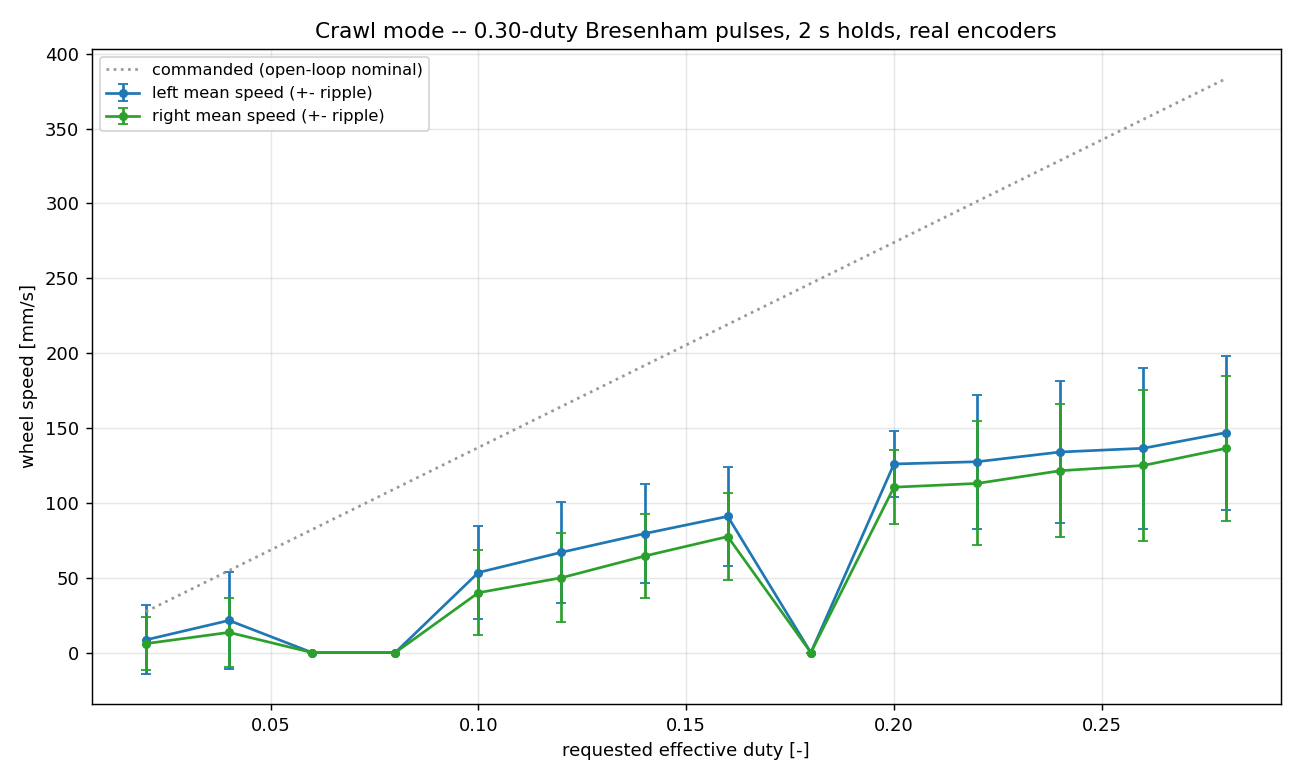

Generate this figure with Python:
#!/usr/bin/env python3
"""crawl_sweep.py -- characterize crawl mode: sub-breakaway wheel-speed
requests become fixed 0.30-duty pulses, Bresenham-dithered onboard so the
average duty matches the request. This sweep asks for effective duties
0.02..0.28, holds each 2 s (both wheels together), and measures achieved
mean speed and speed ripple from the encoders.

    uv run python src/tests/bench/crawl_sweep.py --port /dev/cu.usbmodem2121102
"""
from __future__ import annotations

import argparse
import statistics
import sys
import time

from robot_radio.io.serial_conn import SerialConnection
from robot_radio.robot.protocol import NezhaProtocol

DEFAULT_PORT = "/dev/cu.usbmodem2121102"
GAIN = 1370.0   # [mm/s per duty] firmware open-loop scale (commanded speed = duty*1370)
HOLD = 2.0      # [s] per level -- long enough to average many pulse cycles
REST = 0.6      # [s]
LEVELS = [round(0.02 * i, 2) for i in range(1, 15)]  # effective duty 0.02..0.28


def main() -> int:
    p = argparse.ArgumentParser(description=__doc__)
    p.add_argument("--port", default=DEFAULT_PORT)
    args = p.parse_args()

    conn = SerialConnection(port=args.port)
    conn.connect()
    proto = NezhaProtocol(conn)
    print("waiting out boot preamble...")
    time.sleep(6.0)
    # 125-005 (telemetry-emit-policy-rebuild-spec.md Part 7): under the new
    # kAuto default a parked robot emits nothing unsolicited -- and the
    # first level's own pre-move "anchor positions" poll below reads a
    # baseline frame before the run's first move_wheels(), on a robot that
    # has never moved. Without this, `start` stays None and the run crashes
    # computing `end.enc_left.position - start.enc_left.position`.
    proto.tlmOn()
    proto.read_pending_binary_tlm_frames()

    results = []  # (duty, meanSpeedL, rippleL, meanSpeedR, rippleR)
    for duty in LEVELS:
        v = duty * GAIN
        # anchor positions
        start = None
        t0 = time.monotonic()
        while start is None and time.monotonic() - t0 < 1.0:
            for f in proto.read_pending_binary_tlm_frames():
                if f.enc_left is not None:
                    start = f
            time.sleep(0.02)
        proto.move_wheels(v_left=v, v_right=v, stop_time=HOLD * 1000.0,
                          timeout=HOLD * 1000.0 + 2000.0, replace=True)
        velsL, velsR = [], []
        end = start
        t0 = time.monotonic()
        while time.monotonic() - t0 < HOLD:
            for f in proto.read_pending_binary_tlm_frames():
                if f.enc_left is not None:
                    end = f
                    velsL.append(f.enc_left.velocity)
                    velsR.append(f.enc_right.velocity)
            time.sleep(0.02)
        proto.estop()
        time.sleep(REST)
        proto.read_pending_binary_tlm_frames()

        meanL = (end.enc_left.position - start.enc_left.position) / HOLD
        meanR = (end.enc_right.position - start.enc_right.position) / HOLD
        ripL = statistics.pstdev(velsL) if len(velsL) > 1 else 0.0
        ripR = statistics.pstdev(velsR) if len(velsR) > 1 else 0.0
        results.append((duty, meanL, ripL, meanR, ripR))
        print(f"eff duty {duty:.2f} (cmd {v:5.1f} mm/s): "
              f"L {meanL:6.1f} +-{ripL:5.1f}   R {meanR:6.1f} +-{ripR:5.1f}")
    try:
        proto.tlmOff()
    except Exception:
        pass
    conn.disconnect()

    import csv
    with open("src/tests/bench/output/crawl_sweep.csv", "w", newline="") as f:
        w = csv.writer(f)
        w.writerow(["effDuty", "meanL", "rippleL", "meanR", "rippleR"])  # [mm/s]
        w.writerows(results)

    import matplotlib
    matplotlib.use("Agg")
    import matplotlib.pyplot as plt

    duties = [r[0] for r in results]
    fig, ax = plt.subplots(figsize=(10, 6))
    for idx, (label, colr) in ((1, ("left", "#1f77b4")), (3, ("right", "#2ca02c"))):
        means = [r[idx] for r in results]
        rips = [r[idx + 1] for r in results]
        ax.errorbar(duties, means, yerr=rips, color=colr, marker="o", ms=4,
                    capsize=3, label=f"{label} mean speed (+- ripple)")
    ax.plot(duties, [d * GAIN for d in duties], color="#999999", ls=":",
            label="commanded (open-loop nominal)")
    ax.set_xlabel("requested effective duty [-]")
    ax.set_ylabel("wheel speed [mm/s]")
    ax.set_title("Crawl mode -- 0.30-duty Bresenham pulses, 2 s holds, real encoders")
    ax.legend(fontsize=9)
    ax.grid(True, alpha=0.3)
    fig.tight_layout()
    fig.savefig("src/tests/bench/output/crawl_sweep.png", dpi=130)
    print("wrote src/tests/bench/output/crawl_sweep.{csv,png}")
    return 0


if __name__ == "__main__":
    sys.exit(main())
